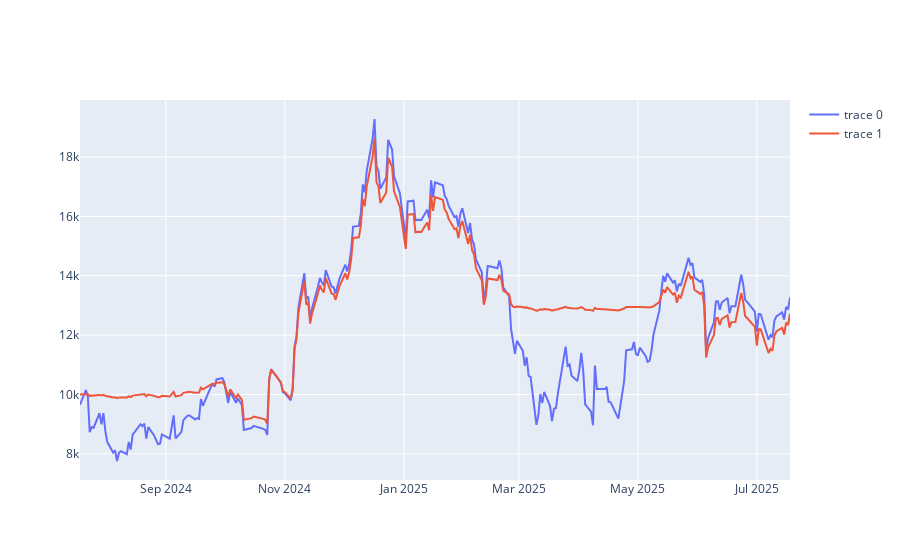

Write notebook code for a chart like this one.
### Code cell
portfolio_fig = go.Figure(
    data=[
        go.Scatter(
            x = stock_data.index,
            y = baseline
        )
    ]
)

portfolio_fig.add_trace(
    go.Scatter(
        x = stock_data.index,
        y = value_of_portfolio
    )
)

portfolio_fig.show()

### Figure 1 — Plotly figure (JSON) as saved in the notebook; plotly's stock layout.template omitted (floating-point values rounded to 4 significant figures; data arrays with more than 128 entries replaced by an {"elided": "..."} marker saying what was removed)
{"data": [{"type": "scatter", "x": {"elided": "250 str values"}, "y": {"elided": "250 float values"}}, {"type": "scatter", "x": {"elided": "250 str values"}, "y": {"elided": "250 float values"}}], "layout": {}}
